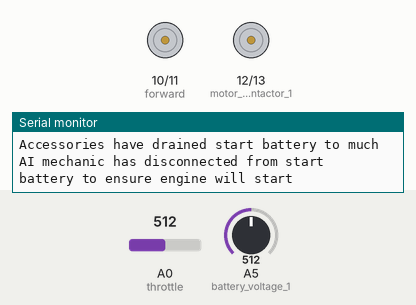
The sketch below on a simulated Arduino Uno, built with avr-gcc and run on an emulated ATmega328P. Parts: motor-driver pin pairs drawn as motors (green arrow = first pin HIGH = forward, orange = second pin HIGH = backward, longer = more drive), the last lines printed to the serial monitor. Inputs (shaded band) come from the test bench; at power-on: A0 (throttle) = 512, A5 (battery_voltage_1) = 512.

Above: at 3.3 s.
3.4 s: A0 (throttle) set to 462
6.4 s: A5 (battery_voltage_1) set to 513
7.9 s: A5 (battery_voltage_1) set to 536
At 9.1 s:
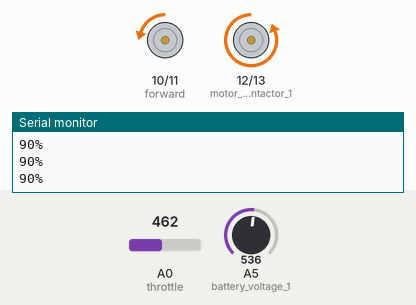
9.4 s: A0 (throttle) set to 488
At 10.4 s:
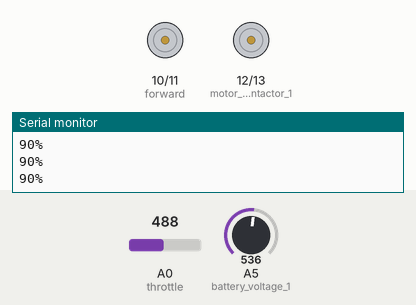
10.9 s: A0 (throttle) set to 544
12.4 s: A0 (throttle) set to 565
At 12.8 s:
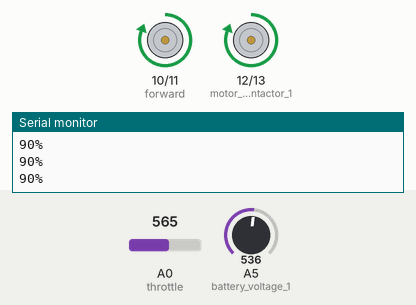
Timing chart, 0 to 14.9 s (numbered marks = the images above; inputs shaded):
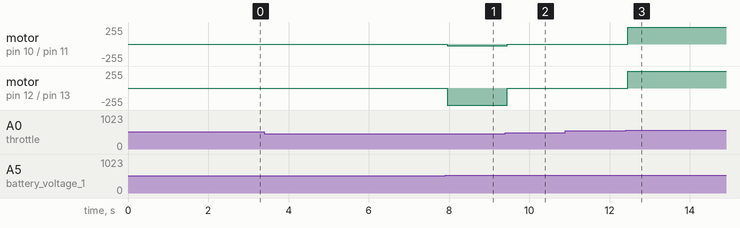

The sketch:

relay_h_bridge1.ino
```cpp
// C++ code
//
int throttle = A0;
int forward = 10;
int reverse = 11;
int motor_contactor_1 = 12; // relay used to simulate large contactor
int motor_contactor_2 = 13;
int battery_voltage_1 = A5; // accessory battery voltage = 1k/3.8k ohm resistor

void no_wake_motor_active()	{
	int throttle_position = analogRead(throttle);

  // throttle and motor speed control
  if(throttle_position <= 472)	{
    digitalWrite(motor_contactor_1, LOW);
    digitalWrite(forward, LOW);
    digitalWrite(motor_contactor_2, HIGH);
    // converted to go forward with PWM for speed control
    int motor_speed = 255 - throttle_position / 2;
    analogWrite(reverse, motor_speed);
    // Serial.println(throttle_position);
  }
  else if(throttle_position >= 552)	{
    digitalWrite(motor_contactor_2, LOW);
    digitalWrite(reverse, LOW);
    digitalWrite(motor_contactor_1, HIGH);
    //converted to go reverse with PWM for speed control
    int motor_speed = throttle_position / 2;
    analogWrite(forward, motor_speed);
    // Serial.println(throttle_position);
  }
  else	{
    //center of pot is off or park/nurtal shifter stright up and down
    digitalWrite(motor_contactor_1, LOW);
    digitalWrite(motor_contactor_2, LOW);
    digitalWrite(reverse, LOW);
    digitalWrite(forward, LOW);
  }
}

void low_power_mode()	{
  // disconnect auxillary motor from power to protect engine start motor
  digitalWrite(motor_contactor_1, LOW);
  digitalWrite(motor_contactor_2, LOW);
  digitalWrite(forward, LOW);
  digitalWrite(reverse, LOW);
  Serial.println("Accessories have drained start battery to much");
  Serial.println("AI mechanic has disconnected from start battery to ensure engine will start");
}

void setup()
{
  pinMode(forward, OUTPUT);
  pinMode(reverse, OUTPUT);
  pinMode(motor_contactor_1, OUTPUT);
  pinMode(motor_contactor_2, OUTPUT);
  pinMode(throttle, INPUT);
  pinMode(battery_voltage_1, INPUT);
  Serial.begin(9600);

  // initial states to avoid irratic behavior at start up
  digitalWrite(motor_contactor_1, LOW);
  digitalWrite(motor_contactor_2, LOW);
  digitalWrite(forward, LOW);
  digitalWrite(reverse, LOW);
}

void loop()
{
  no_wake_motor_active(); // only used to make simulation work, it starts with 0V till dial is turned for some weird reason
  //Serial.println(throttle_position);
  // battery level management
  int battery_level_1 = analogRead(battery_voltage_1);
  float sensor_voltage = battery_level_1 * (5.0 / 1023.0);
  float voltage = sensor_voltage + sensor_voltage * 3.8; // reducing factor from resistors
  int battery_life = 0; // battery life in percentage
  if(voltage >= 12.7)	{
    Serial.println("100%");
    no_wake_motor_active();
  }
  else if(voltage < 12.7 && voltage >= 12.5)	{
    Serial.println("90%");
    no_wake_motor_active();
  }
  else if(voltage < 12.5 && voltage >= 12.42)	{
    Serial.println("80%");
    no_wake_motor_active();
  }
  else if(voltage < 12.42 && voltage >= 12.32)	{
    Serial.println("70%");
    no_wake_motor_active();
  }
  else if(voltage < 12.32 && voltage >= 12.2)	{
    Serial.println("60%");
  	low_power_mode();
  }
  else if(voltage < 12.2 && voltage >= 12.06)	{
    Serial.println("50%");
    low_power_mode();
  }
  else if(voltage < 12.06 && voltage >= 11.9)	{
    Serial.println("40%");
    low_power_mode();
  }
  else if(voltage < 11.9 && voltage >= 11.75)	{
    Serial.println("30%");
    low_power_mode();
  }
  else if(voltage < 11.75 && voltage >= 11.58)	{
    Serial.println("20%");
    low_power_mode();
  }
  else if(voltage < 11.58 && voltage >= 11.31)	{
    Serial.println("10%");
    low_power_mode();
  }
  else if(voltage < 11.31 && voltage >= 10.5)	{
  	Serial.println("Batteries low, start engine or plug in to charge");
    low_power_mode();
  }
  else	{
    Serial.println("Service batteries");
    low_power_mode();
  }

  // AI mechanic basic demonstration
  if(voltage > 14.5)	{
    Serial.println("Alternator overcharging, have serviced");
  }

  //Serial.println(battery_level_1);
  //Serial.println(sensor_voltage);
  //Serial.println(voltage); // should match meter

  delay(250); // 1/4 sec delay to allow serial monitor to be readable

}
```

Measured:
- the behaviour switches between 525 and 526 on A5 (battery_voltage_1) (found by bisection; images 0 and 1)
- the behaviour switches between 472 and 473 on A0 (throttle) (found by bisection; images 1 and 2)
- the behaviour switches between 551 and 552 on A0 (throttle) (found by bisection; images 2 and 3)
- after the input at 7.9 s, motor on pin 10 (forward) / pin 11 (reverse): stopped → backward 24/255 after 0.05 s; motor on pin 12 (motor_contactor_1) / pin 13 (motor_contactor_2): stopped → backward 255/255 after 0.05 s
- after the input at 9.4 s, motor on pin 10 (forward) / pin 11 (reverse): backward 24/255 → stopped after 0.05 s; motor on pin 12 (motor_contactor_1) / pin 13 (motor_contactor_2): backward 255/255 → stopped after 0.05 s
- after the input at 12.4 s, motor on pin 10 (forward) / pin 11 (reverse), motor on pin 12 (motor_contactor_1) / pin 13 (motor_contactor_2): stopped → forward 255/255 after 0.06 s
